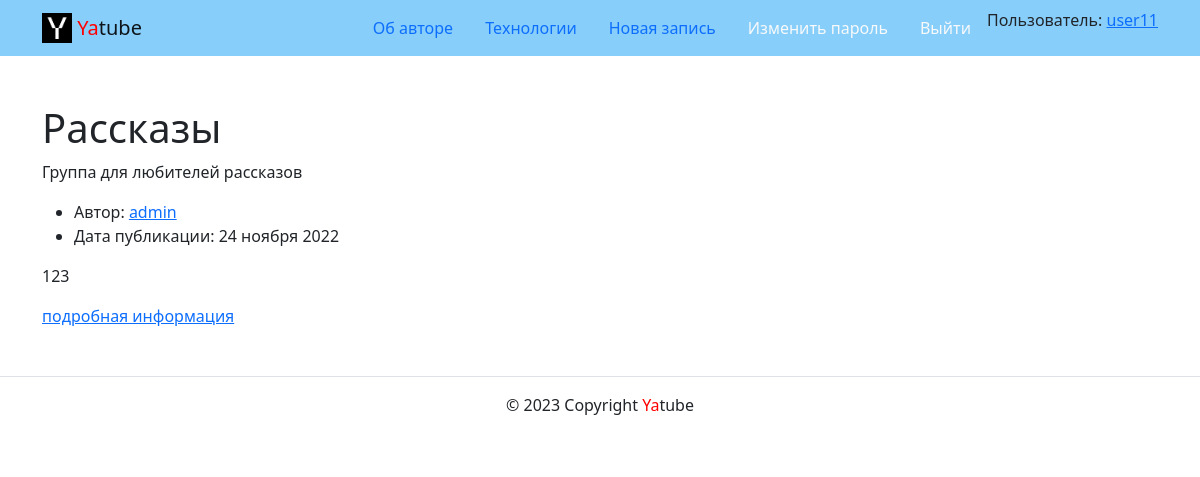
The page /group/rasskaz/ (signed in) on the database its author committed.
### posts/models.py (models this page shows, shortened)
class Group(models.Model):
    title = models.CharField(
        max_length=200, verbose_name='Название',
        help_text='Название группы'
    )
    slug = models.SlugField(
        unique=True,
        verbose_name='Идентификатор',
        help_text='Название идентификатора'
    )
    description = models.TextField(
        verbose_name='Описание',
        help_text='Текст описания'
    )
    class Meta:
        verbose_name = 'Группа'
        verbose_name_plural = 'Группы'

class Post(models.Model):
    text = models.TextField(
        verbose_name='Текст поста',
        help_text='Текст нового поста'
    )
    pub_date = models.DateTimeField('Дата публикации', auto_now_add=True)
    author = models.ForeignKey(
        User,
        on_delete=models.CASCADE,
        related_name='posts',
        verbose_name='Автор',
        help_text='Имя автора'
    )
    group = models.ForeignKey(
        Group,
        on_delete=models.SET_NULL,
        related_name='posts',
        blank=True, null=True,
        verbose_name='Группа',
        help_text='Группа, к которой будет относиться пост',
    )
    image = models.ImageField(
        'Картинка',
        upload_to='posts/',
        blank=True,
        help_text='Поле для загрузки картинки',
    )
    class Meta:
        ordering = ('-pub_date',)
        verbose_name = 'Пост'
        verbose_name_plural = 'Посты'

### posts/views.py (the view)
# urls.py: path("group/<slug:slug>/", views.group_posts, name="group_list"),
def group_posts(request, slug):
    group = get_object_or_404(Group, slug=slug)
    return render(request, 'posts/group_list.html', {
        'page_obj': page_obj(request, group.posts.all()),
        'group': group,
    })

### core/context_processors/year.py (called while the page is built)
def year(request):
    return {
        'year': datetime.now().year,
    }

### posts/views.py (called while the page is built)
def page_obj(request, posts):
    return Paginator(posts, POSTS_PER_PAGE).get_page(request.GET.get('page'))

### templates/posts/group_list.html (shortened to what this page needs)
{% extends 'base.html' %}
{% block content %}
  <h1>{{ group.title }}</h1>
  <p>{{ group.description|linebreaksbr }}</p>
  {% load cache %}
  {% cache 20 group_page page_obj.number %}
    {% for post in page_obj %}
      {% include 'posts/includes/post.html' with hide_group=True %}
    {% endfor %}
  {% endcache %}
{% endblock %}

### templates/includes/header.html (shortened to what this page needs)
{% load static %}
<nav class="navbar navbar-light" style="background-color: lightskyblue">
  <div class="container">
    <a class="navbar-brand" href="{% url 'posts:index' %}">
      <img src="{% static 'img/logo.png' %}"
           width="30"
           height="30"
           class="d-inline-block align-top"
           alt="">
      <span style="color:red">Ya</span>tube
    </a>
    <ul class="nav nav-pills">
      {% with request.resolver_match.view_name as view_name %}
        <li class="nav-item">
          <a class="nav-link {% if view_name == 'about:author' %}active{% endif %}"
             href="{% url 'about:author' %}">Об авторе</a>
        </li>
        <li class="nav-item">
          <a class="nav-link {% if view_name == 'about:tech' %}active{% endif %}"
             href="{% url 'about:tech' %}">Технологии</a>
        </li>
        {% if user.is_authenticated %}
          <li class="nav-item">
            <a class="nav-link {% if view_name == 'posts:post_create' %}active{% endif %}"
               href="{% url 'posts:post_create' %}">Новая запись</a>
          </li>
          <li class="nav-item">
            <a class="nav-link link-light {% if view_name == 'users:password_change_form' %}active{% endif %}"
               href="{% url 'users:password_change_form' %}">Изменить пароль</a>
          </li>
          <li class="nav-item">
            <a class="nav-link link-light {% if view_name == 'users:logout' %}active{% endif %}"
               href="{% url 'users:logout' %}">Выйти</a>
          </li>
          <li>Пользователь: <a href="{% url 'posts:profile' user.username %}">{{ user.username }}</a></li>
        {% endif %}
      {% endwith %}
    </ul>
  </div>
</nav>

### templates/posts/includes/post.html (shortened to what this page needs)
{% load thumbnail %}
<article>
  <ul>
    <li>Автор: <a href="{% url 'posts:profile' post.author.username %}">{{ post.author.username }}</a></li>
    <li>Дата публикации: {{ post.pub_date|date:"d E Y" }}</li>
  </ul>
  <p>{{ post.text|linebreaksbr }}</p>
  <a href="{% url 'posts:post_detail' post.pk %}">подробная информация</a>
  <br>
</article>

### rows shown on the page
Group: title "Рассказы", description "Группа для любителей рассказов"
Post: author.username "admin", pub_date "24 ноября 2022", text "123"

### other values the page prints
{{ user.username }} "user11"
